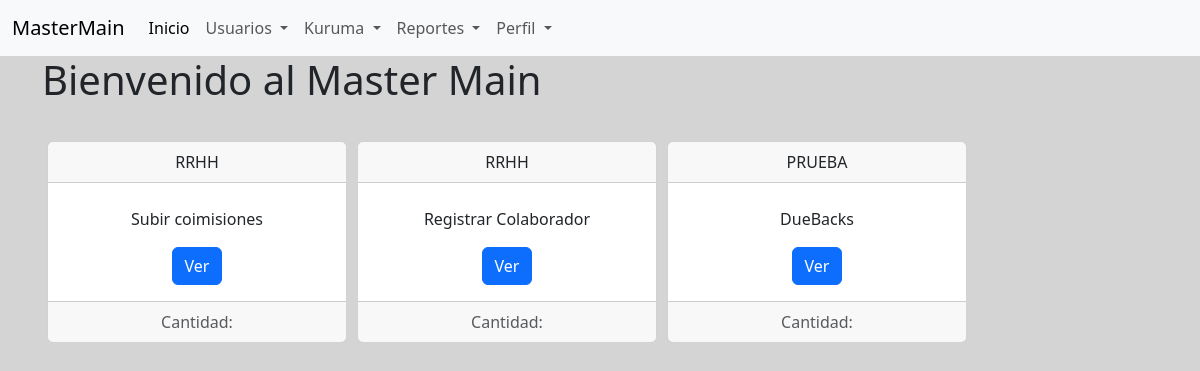
/ (signed in), run on the app's committed database.
### tables this page shows
CREATE TABLE `jos` (
  `id` int(11) NOT NULL,
  `departamento` varchar(100) NOT NULL,
  `descripcion` varchar(500) NOT NULL,
  `stat` int(1) NOT NULL,
  `date_log` timestamp NOT NULL DEFAULT current_timestamp(),
  `titulo` varchar(100) NOT NULL
);

### models/JobsModel.php (called while the page is built, shortened)
<?php
class JobsModel extends Database {
    public function jobs_list() {
        $conn = $this->getMySQLConnection();
        $jobs = $conn->query("SELECT * FROM jos where stat = 1");
        $arr_job = [];
        while ($list_jobs = $jobs -> fetch_array()) {
            $arr_job[] =$list_jobs;
        }
        return $arr_job;
    }
}

### controllers/JobsController.php (called while the page is built, shortened)
<?php
require_once 'models/JobsModel.php';
class JobsController {
    private $model;
    public function __construct() {
        $this->model = new JobsModel();
    }
    public function jobs_list(){
        $datos = $this->model->jobs_list();
        return $datos;
    }
}

### views/main.php (the view, shortened to what this page needs)
<?php include 'header.php'; ?>
<?php include 'menu.php'; ?>
<?php
$jobsController = new JobsController();
?>
<div class="container">
    <h1>Bienvenido al Master Main</h1>
    <br>
    <?php foreach ($jobsController->jobs_list() as $key => $value) { ?>
        <?php if($_SESSION['tipo_usuario'] == 'reporteria'){ }else{ ?>
        <div class="card text-center" style="width:300px; float:left; margin:5px;">
            <div class="card-header">
                <?php echo $value['departamento']; ?>
            </div>
            <div class="card-body">
                <p class="card-text"><?php echo $value['descripcion']; ?></p>
                <button type="button" class="btn btn-primary" data-bs-toggle="modal" data-bs-target="#modalDinamica" onclick="modal_dinamica(<?php echo $value['id']; ?>)">
                    Ver
                </button>
            </div>
            <div class="card-footer text-body-secondary">
                Cantidad:
            </div>
        </div>
        <?php } ?>
    <?php } ?>
</div>
<?php include 'footer.php'; ?>

### data on the page
jos: departamento "RRHH", descripcion "Subir coimisiones"
jos: departamento "RRHH", descripcion "Registrar Colaborador"
jos: departamento "PRUEBA", descripcion "DueBacks"
